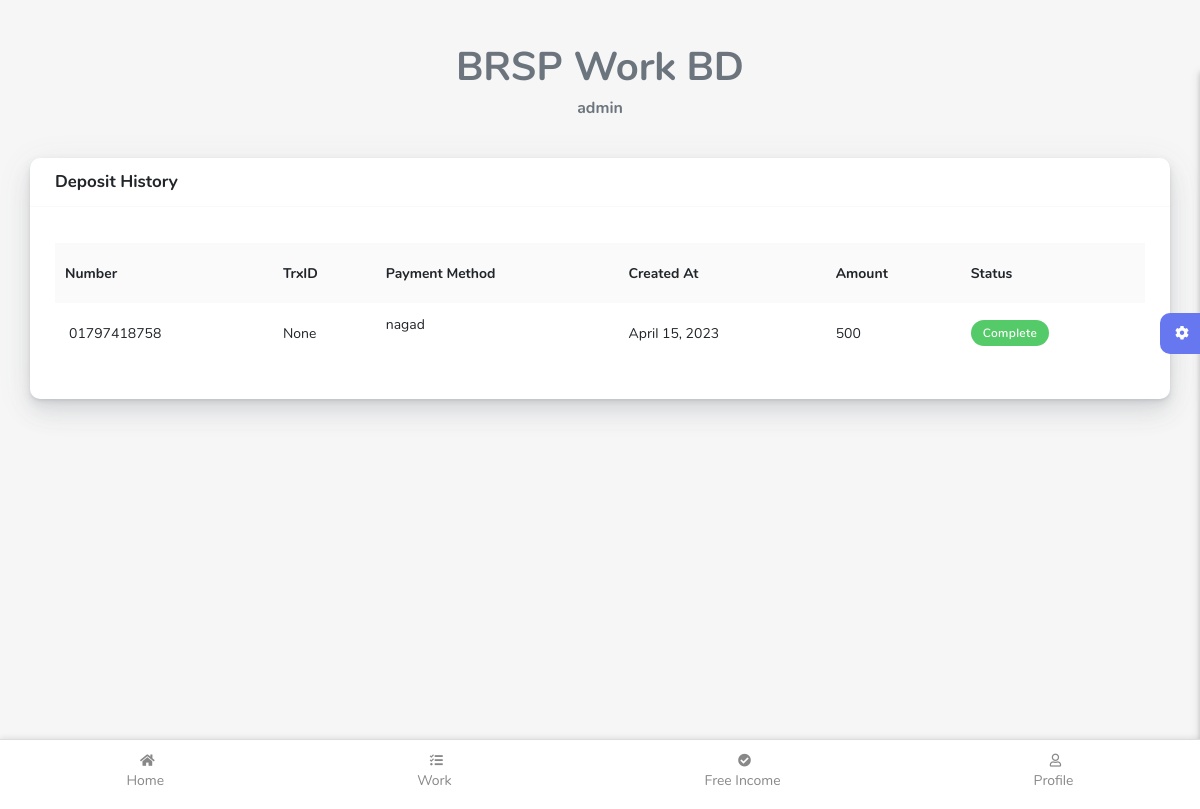
The app's page /withdraw-history (signed in) with its own data.
### myapp/models.py (models this page shows, shortened)
class User(AbstractBaseUser, PermissionsMixin):
    first_name = models.CharField(max_length=100,blank=True)
    last_name = models.CharField(max_length=100,blank=True)
    email = models.EmailField(blank=True, default='', unique=True)
    username = models.CharField(max_length=255, blank=True, default='',unique=True)
    balance = models.IntegerField(default=0,null=True,validators=[MinValueValidator(0)])
    is_active = models.BooleanField(default=True)
    is_superuser = models.BooleanField(default=False)
    is_staff = models.BooleanField(default=False)
    date_joined = models.DateTimeField(default=timezone.now)
    last_login = models.DateTimeField(blank=True, null=True)
    phone_no = models.CharField(max_length=15,blank=True)
    refferedby = models.CharField(max_length=50,blank=True)
    profile_picture = models.ImageField(upload_to='images/profile',null=True,blank=True)
    objects = CustomUserManager()
    USERNAME_FIELD = 'username'
    EMAIL_FIELD = 'email'
    REQUIRED_FIELDS = []
    class Meta:
        verbose_name = 'User'
        verbose_name_plural = 'Users'

class Withdraw(models.Model):
    user =models.ForeignKey(User,on_delete=models.CASCADE, null=True)
    number=models.CharField(max_length=15,blank=True,null=True)
    trx_id = models.CharField(max_length=50,blank=True,null=True)
    OPTION_A = 'bkash'
    OPTION_B = 'nagad'
    CHOICES = (
        (OPTION_A, 'Bkash'),
        (OPTION_B, 'Nagad'),
    )
    payment_method = models.CharField(max_length=10, choices=CHOICES,blank=True,null=True)
    date = models.DateField(blank=True,null=True)
    amount = models.IntegerField(blank=True,null=True,validators=[MinValueValidator(0)])
    OPTION_a = 'Complete'
    OPTION_b = 'Pending'
    OPTION_c = 'Canceled'
    CHOICES2 = (
        (OPTION_a, 'Completed'),
        (OPTION_b, 'Pending'),
        (OPTION_c, 'Canceled'),
    )
    status = models.CharField(max_length=10, choices=CHOICES2,blank=True,null=True)

### myapp/views.py (the view)
# urls.py: path("withdraw-history", views.WithdrawHistory.as_view(),name="withdraw-history"),
class WithdrawHistory(LoginRequiredMixin,TemplateView):
    login_url = reverse_lazy('login')
    template_name=template_name= "myapp/earningapp/historyw.html"
    def get_context_data(self, **kwargs):
        context = super().get_context_data(**kwargs)
        context['dh']=Withdraw.objects.filter(user__username="admin")
        return context

### myapp/templates/myapp/earningapp/historyw.html (shortened to what this page needs)
{% load static %}
<!DOCTYPE html>
<html lang="en">
<head>
  <link rel="stylesheet" href="{% static 'myapp/assets/css/app.min.css' %}">
  <link rel="stylesheet" href="{% static 'myapp/assets/css/style.css' %}">
  <link rel="stylesheet" href="{% static 'myapp/assets/css/components.css' %}">
  <link rel="stylesheet" href="{% static 'myapp/assets/css/custom.css' %}">
</head>
<body>
  <div id="app">
    <div class="main-wrapper main-wrapper-1">
      <div class="navbar-bg"></div>
      <div class="main-content">
        <section class="section">
          <div class="section-body">
            <h1 class="text-center">BRSP Work BD</h1>
            <h6 class="text-center pb-3">{{user.username}}</h6>
            <div class="row mt-4">
              <div class="col-12">
                <div class="card">
                  <div class="card-header">
                    <h4>Deposit History</h4>
                  </div>
                  <div class="card-body">
                    <div class="table-responsive">
                      <table class="table table-striped">
                        <tbody><tr>
                          <th>Number</th>
                          <th>TrxID</th>
                          <th>Payment Method</th>
                          <th>Created At</th>
                          <th>Amount</th>
                          <th>Status</th>
                        </tr>
                        {% for d in dh %}
                        <tr>
                          <td>
                              <span class="d-inline-block ml-1">{{d.number}}</span>
                          </td>
                          <td>{{d.trx_id}}
                          </td>
                          <td>
                            <p>{{d.payment_method}}</p>
                          </td>
                          <td>{{d.date}}</td>
                          <td>{{d.amount}}</td>
                          <td>
                            <div class="badge badge-{% if d.status == "Complete" %}success {% elif d.status == "Pending"%}warning {% else %}danger{% endif %}">{{d.status}}</div>
                          </td>
                        </tr>
                        {% endfor %}
                      </tbody></table>
                    </div>
                  </div>
                </div>
              </div>
            </div>
          </div>
        </section>
        <div class="settingSidebar">
          <a href="javascript:void(0)" class="settingPanelToggle"> <i class="fa fa-spin fa-cog"></i>
          </a>
        </div>
        <nav class="bottom-menu" style="z-index:99999999;">
          <ul >
            <li><a href="{% url 'index' %}"><i class="fas fa-home"></i>Home</a></li>
            <li><a href="{% url 'works' %}"><i class="fas fa-tasks"></i>Work</a></li>
            <li><a href="{% url 'works' %}"><i class="fas fa-check-circle"></i>Free Income</a></li>
            <li><a href="{% url 'profile' %}"><i class="far fa-user"></i>Profile</a></li>
          </ul>
        </nav>
      </div>
      <footer class="main-footer">
        <div class="footer-left">
          <a href="#">BRSP Work</a></a>
        </div>
      </footer>
    </div>
  </div>
</body>
</html>

### myapp/templates/myapp/earningapp/historyw.html (style rules this page uses)
.bottom-menu { position: fixed; bottom: 0; left: 0; width: 100%; background-color: #fff; border-top: 1px solid #ddd; box-shadow: 0px -1px 6px rgba(0, 0, 0, 0.1); }
.bottom-menu ul { display: flex; justify-content: space-around; align-items: center; list-style: none; margin: 0; padding: 8px 0; }
.bottom-menu li { font-size: 14px; }
.bottom-menu a { display: flex; flex-direction: column; align-items: center; text-decoration: none; color: #888; padding: 6px; }
.main-content { padding-left: 30px; padding-right: 30px; padding-top: 50px; width: 100%; position: relative; }

### records on screen
User: username "admin"
Withdraw: number "01797418758", trx_id "None", payment_method "nagad", date "April 15, 2023", amount "500", status "Complete"
